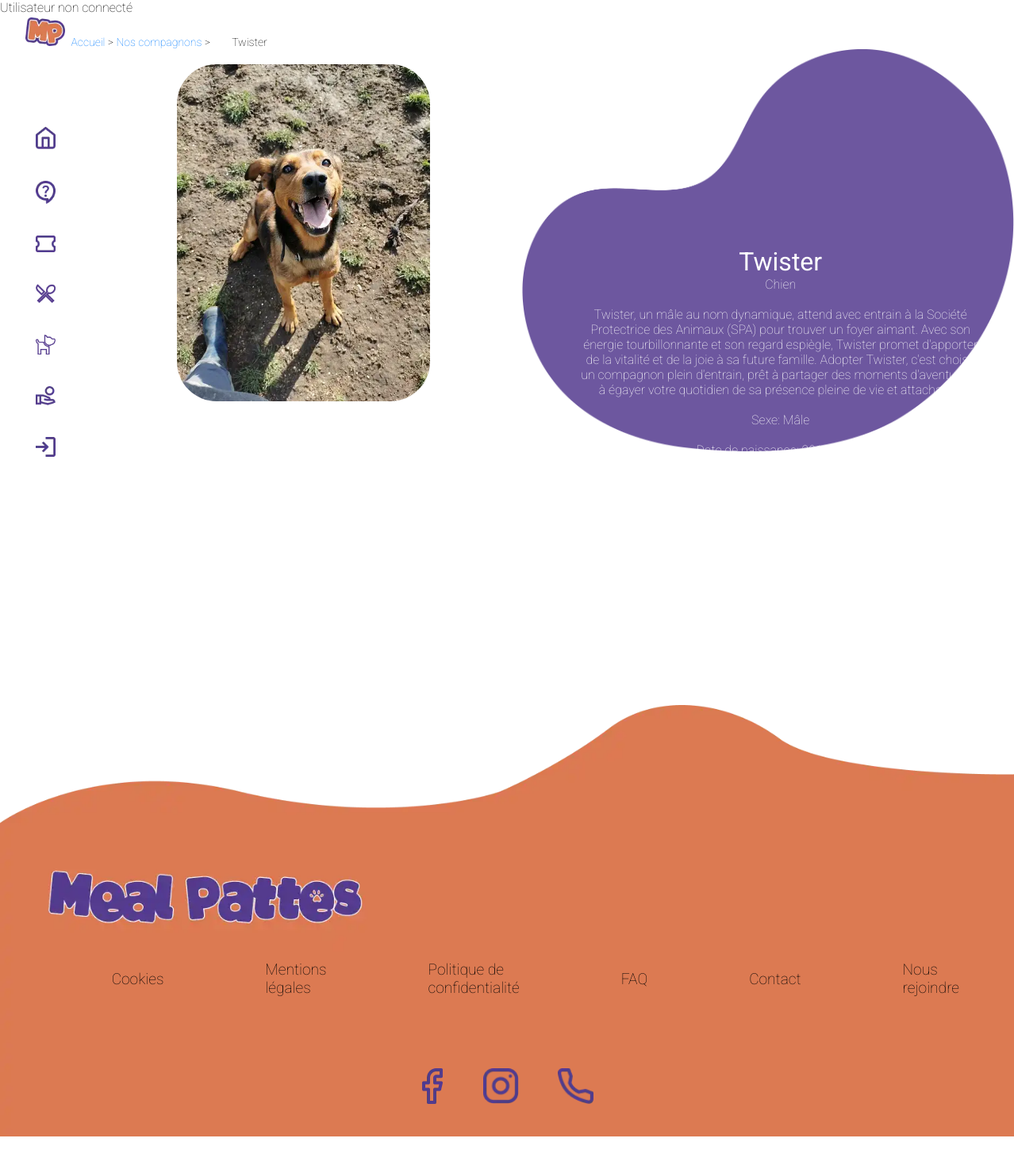
Page /animal.php?id=31 on the committed database.
### tables this page shows
CREATE TABLE `pet` (
  `id_pet` int(11) NOT NULL,
  `pet_name` varchar(255) DEFAULT NULL,
  `pet_date_of_birth` date DEFAULT NULL,
  `pet_sex` tinyint(1) DEFAULT NULL,
  `is_trial` tinyint(1) DEFAULT NULL,
  `is_adopted` tinyint(1) DEFAULT NULL,
  `adoption_date` date DEFAULT NULL,
  `bio` text DEFAULT NULL,
  `id_cat` int(11) DEFAULT NULL
);

CREATE TABLE `picture` (
  `id_pic` int(11) NOT NULL,
  `path` varchar(255) DEFAULT NULL,
  `id_pet` int(11) DEFAULT NULL
);

CREATE TABLE `category` (
  `id_cat` int(11) NOT NULL,
  `nom_cat` varchar(255) DEFAULT NULL
);

### animal.php (the view, shortened to what this page needs)
<?php
include("config/config.php");
$bdd = new PDO('mysql:host=' . $host . ';port=' . $port . ';dbname=' . $dbname, $username, $password);
$id = $_GET["id"];
$requete = 'SELECT *
FROM pet
INNER JOIN category
ON pet.id_cat = category.id_cat
INNER JOIN picture
ON pet.id_pet = picture.id_pet
WHERE pet.id_pet=' . $id . '';
$resultats = $bdd->query($requete);
if ($resultats && $resultats->rowCount() > 0) {
    $tabpet = $resultats->fetch(PDO::FETCH_ASSOC);
}
$nom = $tabpet['pet_name'];
$naissance = $tabpet['pet_date_of_birth'];
$pet_sex = $tabpet['pet_sex'];
$bio = $tabpet['bio'];
$cat = $tabpet['nom_cat'];
?>
<!DOCTYPE html>
<html lang="fr">
<head>
    <?php include("element/head.php") ?>
</head>
<body>
    <?php include("element/navbar.php") ?>
    <main class="main-content">
        <div class="fil_arianne">
            <a href="index.php">Accueil</a> &gt;
            <a href="animaux.php">Nos compagnons</a> &gt;
            <span>
                <?php echo $nom ?>
            </span>
        </div>
        <div class="animal_container">
            <div class="animal_wrapper">
                <section class="animal_image">
                    <img src="<?php echo $tabpet['path'] ?>" alt="">
                </section>
            </div>
            <div class="animal_wrapper">
                <h1 class="animal_name">
                    <?php echo $nom ?>
                </h1>
                <?php echo $cat ?>
                <br><br>
                <section>
                    <p class="animal_bio">
                        <?php echo $bio ?>
                    </p>
                </section>
                <br>
                <section>
                    <p class="animal_sexe">
                        Sexe: <?php echo $pet_sex == 0 ? "Mâle" : "Femelle" ?>
                    </p>
                    <br>
                    <p class="animal_naissance">
                        Date de naissance: <?php echo $naissance ?>
                    </p>
                    <br>
                    <p class="animal_essai">
                    </p>
                    <p class="animal_adoption">
                    </p>
                </section>
            </div>
        </div>
    </main>
    <?php include("element/footer.php") ?>
</body>
</html>

### css/style.css (style rules this page uses)
.fil_arianne { font-size: 14px; margin-left: 4vw; margin-top: 2vw; }
.fil_arianne a { text-decoration: none; color: #007bff; }
.main-content { padding-left: 3vw; }
.animal_container { display: flex; flex-wrap: wrap; justify-content: center; background-image: url("../img/accueil/formes.png"); background-size: 50%; background-repeat: no-repeat; background-position-x: right; }
.animal_wrapper { width: 40vw; margin: 10px; padding: 10px; text-align: center; color: white; margin-left: 60px; }
.animal_wrapper img { width: 25vw; border-radius: 50px; }
.animal_wrapper .animal_name { margin-top: 230px; font-weight: 400; }
* { font-family: "Roboto", sans-serif; font-weight: 100; transition: all 1s; }
span { margin-left: 2%; }
* { font-family: "Roboto", sans-serif; font-weight: 100; margin: 0; }

### rows in the picture
pet: pet_name "Twister", picture.path (picture), id_cat.nom_cat "Chien", bio "Twister, un mâle au nom dynamique, attend avec entrain à la Société Protectrice des Animaux (SPA) pour trouver un foyer aimant. Avec son énergie tourbillonnante et son regard espiègle, Twister promet d'apporter de la vitalité et de la joie à sa future famille. Adopter Twister, c'est choisir un compagnon plein d'entrain, prêt à partager des moments d'aventure et à égayer votre quotidien de sa présence pleine de vie et attachante.", pet_date_of_birth "2019-07-09"
